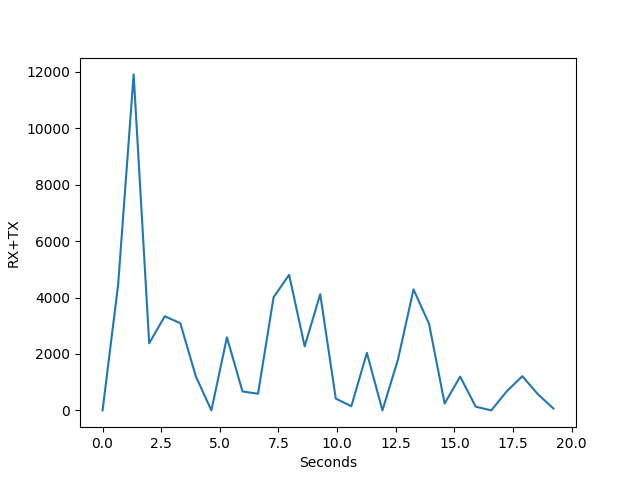

Recreate this plot in Python.
import subprocess
import re
import time
import matplotlib.pyplot as plt

values = []
times = []
time = 0

timeout = "30"

res = ""

try:
  tmp = subprocess.check_output(["timeout", timeout, "bmon", "-o", "format"])
except subprocess.CalledProcessError as grepexc:                                                                                                   
  res = grepexc.output

prev_value = 0

time_add = int(timeout) / (len(res.decode("utf-8").split("\n"))/4)

for line in res.decode("utf-8").split("\n"):
  if re.search("wlp9s0", line):
    sp_line = line.split(" ")
    
    for i in range(20):
      if '' in sp_line:
        sp_line.remove('')    
    if prev_value == 0:
    	prev_value = int(sp_line[1]) + int(sp_line[3])

    times.append(time)
    time += time_add

    values.append((int(sp_line[1]) + int(sp_line[3])) - prev_value)
    prev_value = int(sp_line[1]) + int(sp_line[3])

fig, ax = plt.subplots()
ax.set_xlabel('Seconds')
ax.set_ylabel('RX+TX')
ax.plot(times, values)
plt.savefig("net_both.png")
